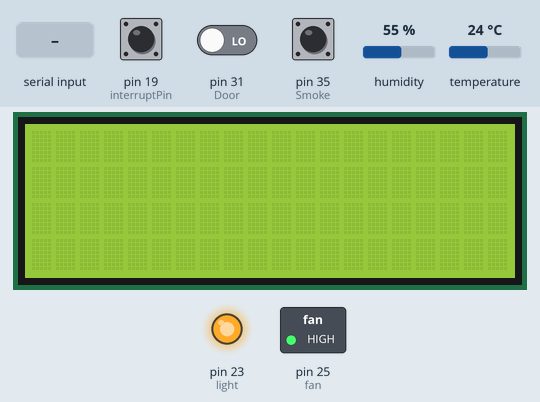
Recording of a sketch running on a simulated Arduino Mega 2560, built with avr-gcc and run on an emulated ATmega2560. On the bench: 20×4 character LCD, switched loads named in the sketch (green lamp = pin HIGH), output pins drawn as LEDs (lit = HIGH). The inputs (shaded band) are chosen by the test bench; at power-on: pin 19 (interruptPin) HIGH, pin 31 (Door) LOW, pin 35 (Smoke) LOW, humidity 55 %, temperature 24 °C. The modem accepts every AT command (registered, SIM ready, sends succeed) and sends nothing else; what the sketch prints to the serial monitor is not drawn.

Above: at 13.7 s.
13.8 s: "light\n" received over the second serial link
At 22.4 s:
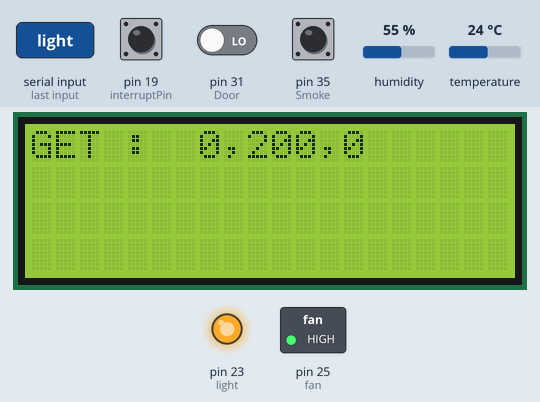
At 26.0 s:
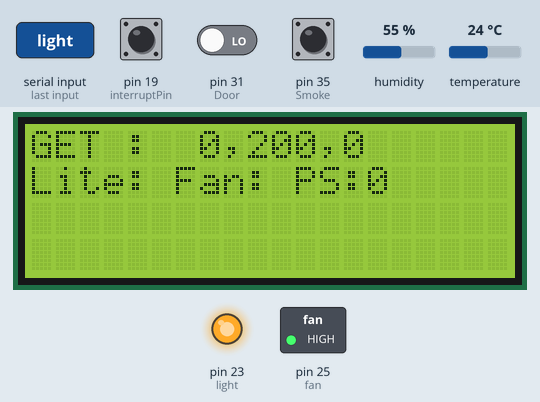
Timing chart, 0 to 27.5 s (numbered marks = the images above; inputs shaded):
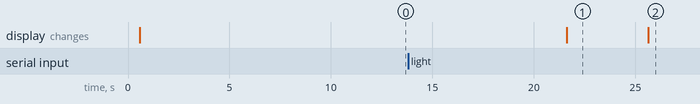

Measured:
- what the display in image 1 shows lasts 4.0 s, from 21.6 s to 25.6 s

The sketch:

SensorRead.ino.ino
```cpp
#include <SoftwareSerial.h>
#include <String.h>
#include <DHT.h>
#include <LiquidCrystal_I2C.h>

#define BUFFSIZ 90
#define I2C_ADDR 0x27 // <<- Add your address here.
#define Rs_pin 0
#define Rw_pin 1
#define En_pin 2
#define BACKLIGHT_PIN 3
#define D4_pin 4
#define D5_pin 5
#define D6_pin 6
#define D7_pin 7
LiquidCrystal_I2C lcd(I2C_ADDR,En_pin,Rw_pin,Rs_pin,D4_pin,D5_pin,D6_pin,D7_pin);

char buffer[BUFFSIZ];
char buffidx;
int retry = 5;
int value;
int dLine[30];
int sendCommand(char* command, char* resp, int delayTime=500, int reps=5, int numData=2);
boolean config = false;
boolean power = false;
SoftwareSerial mySerial(10, 3);
//Constants
#define DHTPIN 33     // what pin we're connected to
#define DHTTYPE DHT22   // DHT 22  (AM2302)
DHT dht(DHTPIN, DHTTYPE); //// Initialize DHT sensor for normal 16mhz Arduino


const byte interruptPin=19;
volatile byte panicState = 0;
 String deviceLightStatus="";
 String deviceFanStatus="";

void setup()
{


  pinMode(23, OUTPUT);//light
  pinMode(25, OUTPUT);//fan

  pinMode(31, INPUT);//Door
  pinMode(33, INPUT);//Temp

  pinMode(35, INPUT);//Smoke
  pinMode(interruptPin,INPUT_PULLUP);
  attachInterrupt(digitalPinToInterrupt(interruptPin),storePanicState,LOW );

 mySerial.begin(19200); // the GPRS baud rate
 Serial.begin(9600); // the GPRS baud rate
 delay(500);
 digitalWrite(23, HIGH);
 digitalWrite(25, HIGH);
 dht.begin();

lcd.begin (20,4); // <<-- our LCD is a 20x4, change for your LCD if needed
// LCD Backlight ON
lcd.setBacklightPin(BACKLIGHT_PIN,POSITIVE);
lcd.setBacklight(HIGH);
lcd.home (); // go home on LCD

 initializeHttp();
}

void storePanicState(){
  panicState=1;
}
void initializeHttp(){
   powerOn();
 mySerial.println("AT+CSQ");
 delay(100);
 showSerialData();// this code is to show the data from gprs shield,
 //in order to easily see the process of
 //how the gprs shield submit a http request, and the following is for this purpose too.
 mySerial.println("AT+CGATT?");
 delay(100);
 showSerialData();
 mySerial.println("AT+SAPBR=3,1,\"CONTYPE\",\"GPRS\"");//setting the SAPBR, the connection
 //type is using gprs
 delay(1000);
 showSerialData();

 mySerial.println("AT+SAPBR=3,1,\"APN\",\"live.vodafone.com\"");//setting the APN, the second need you fill in your local apn server
 //the second need you fill in your local apn server
 delay(4000);
 showSerialData();
 mySerial.println("AT+SAPBR=1,1");//setting the SAPBR, for detail you can refer to
 //the AT command mamual
 delay(2000);
 showSerialData();
 mySerial.println("AT+HTTPINIT"); //init the HTTP request
 delay(4000);
 showSerialData();

}

void loop()
{
    submitHttpRequest();
}

void parseGetRequests(){
String responseStr = "";
while (mySerial.available() !=0) {
    char in = mySerial.read();
     responseStr=responseStr+String(in);
}

  if(responseStr.indexOf("light")>0){
     int startIndexOfLight=responseStr.indexOf("light")+6;
     int endIndexOfLight=startIndexOfLight+1;
     deviceLightStatus = responseStr.substring(startIndexOfLight, endIndexOfLight);
     int lightSensor=deviceLightStatus.toInt();

     if(lightSensor==1){
      digitalWrite(23, LOW);
     }else{
      digitalWrite(23, HIGH);
     }
     Serial.println("Light status is "+deviceLightStatus);
  }
  if(responseStr.indexOf("fan")>0){
    int startIndexOfFan=responseStr.indexOf("fan")+4;
    int endIndexOfFan=startIndexOfFan+1;
    deviceFanStatus = responseStr.substring(startIndexOfFan, endIndexOfFan);
    int fanSensor=deviceFanStatus.toInt();
    if(fanSensor==1){
      digitalWrite(25, LOW);
     }else{
      digitalWrite(25, HIGH);
     }
    Serial.println("Fan status is "+deviceFanStatus);
  }

}

void submitHttpRequest()
{
              float tempreatureSensorData = dht.readTemperature();
              String stringTemp=String(tempreatureSensorData,2);

              float humiditySensorData = dht.readHumidity();;
              String stringHum=String(humiditySensorData,2);

              int doorSensorData = digitalRead(31);
              String stringDoor=String((doorSensorData)==1?0:1);// we are inverting bcozdoor sensor is programmed opposite //shrug

              int smokeSensorData = digitalRead(35);
              String stringSmoke=String((smokeSensorData)==1?0:1);// we are inverting bcoz smoke sensor is programmed opposite //shrug

              byte panicSensorData=panicState;
              String devicePanicStatus=String(panicSensorData);


            //this is for actuating the command

             mySerial.println("AT+HTTPPARA=\"URL\",\"http://139.59.249.126:4242/getrequests\"");// setting the httppara,
             delay(4000);
             showSerialData();
             mySerial.println("AT+HTTPACTION=0");//submit the request
             delay(5000);//the delay is very important, the delay time is base on the return from the website,
             //if the return datas are very large, the time required longer.
//             showSerialData();


             String getResponse="";
             while(mySerial.available()!=0){
              char in = mySerial.read();
                 getResponse=getResponse+String(in);
             }
             int startIndexOfGet=getResponse.indexOf("HTTPACTION:")+11;
            int endIndexOfGet=startIndexOfGet+8;
             getResponse = getResponse.substring(startIndexOfGet, endIndexOfGet);
//              //Serial.println("GET RESPONSE IS: "+getResponse);
              lcd.clear();
             lcd.setCursor (0,0); // go to start of 3rd line
             lcd.print("GET : "+getResponse);


             mySerial.println("AT+HTTPREAD");// read the data from the website you access
             delay(4000);
             parseGetRequests();

            //once new API will come
             Serial.println("Before Panic status is "+devicePanicStatus);
             lcd.setCursor (0,1); // go to start of 2nd line
            lcd.print("Lite:"+deviceLightStatus+" Fan:"+deviceFanStatus+" PS:" +devicePanicStatus);
             mySerial.println("AT+HTTPPARA=\"URL\",\"http://139.59.249.126:4242/setstatuses?temperature="+stringTemp+"&humidity="+stringHum+"&door="+stringDoor+"&smoke="+stringSmoke+"&fan="+deviceFanStatus+"&light="+deviceLightStatus+"&panic="+devicePanicStatus+"\"");
              //the second parameter is the website you want to access
              panicState = 0; // resetting the panic button back to low, as alert is sent.
             delay(1000);
             showSerialData();
             mySerial.println("AT+HTTPACTION=0");//submit the request
             delay(5000);//the delay is very important, the delay time is base on the return from the website,
//             showSerialData();


             String setResponse="";
             while(mySerial.available()!=0){
              char in = mySerial.read();
                 setResponse=setResponse+String(in);
             }
             int startIndexOfSet=setResponse.indexOf("HTTPACTION:")+11;
            int endIndexOfSet=startIndexOfSet+8;
             setResponse = setResponse.substring(startIndexOfSet, endIndexOfSet);
              Serial.println("SET RESPONSE IS: "+setResponse);
             lcd.setCursor (0,2); // go to start of 3rd line
             lcd.print("SET : "+setResponse);


            lcd.setCursor (0,3); // go to start of 3rd line
             lcd.print("T:"+stringTemp+"H:"+stringHum +"D:"+stringDoor+ "S:"+stringSmoke);


             mySerial.println("AT+HTTPREAD");// read the data from the website you access
             delay(1000);
//             showSerialData();
             Serial.println("after Panic status is "+devicePanicStatus);


}

void showSerialData()
{
 while(mySerial.available()!=0)
  Serial.write(mySerial.read());

}

void powerOn(){
 if(sendCommand("AT","OK",500,1) !=1){
 Serial.println("Powering On...");
 pinMode(7, OUTPUT);
 digitalWrite(7,LOW);
 delay(1000);
 digitalWrite(7,HIGH);
 delay(2000);
 digitalWrite(7,LOW);
 delay(10000);
 //delay(15500);
 if(sendCommand("AT+CREG?","+CREG: 0,1",500,10,10)==1){
 Serial.println("REGISTERED");
 Serial.print(".");
 }
 power = true;
 }
 else{
 Serial.println("ALREADY ON");
 power = true;
 }
}
void powerOff(){
 delay(1000);
 pinMode(7, OUTPUT);
 digitalWrite(7,LOW);
 delay(1000);
 digitalWrite(7,HIGH);
 delay(2500);
 digitalWrite(7,LOW);
 power = false;
}
int sendCommand(char* command, char* resp, int delayTime, int reps, int numData){
 int returnVal;
 //delay(100);
 for(int i=0;i<reps;i++){
 if (i > 0) delay(500);
 mySerial.flush();
 delay(100);
 mySerial.println(command);
 delay(100);
 Serial.print(command);
 Serial.print(": ");
 //delay(10);
 delay(delayTime);

 long previousMillis = millis();
 //unsigned long currentMillis;
 while(mySerial.available()) {
 readline();
 //Serial.println("AFTER READLINE");
 if (strncmp(buffer, resp,numData) == 0) {
 Serial.println(buffer);
 return 1;
 }
 }
 Serial.print("FAILED");
 Serial.println(buffer);
 }
 return 0;
}
void readline() {
 memset(buffer,0,sizeof(buffer));
 char c;
 int i =0;
 buffidx = 0; // start at begninning
 //Serial.println("BEFORE READLINE");
 long previousMillis = millis();
 while (1) {
 unsigned long currentMillis = millis();
 if(currentMillis - previousMillis > 20000) {
 Serial.println("TIMEOUT");
 return;
 }
 delay(2);
 c=mySerial.read();
 //Serial.print(buffidx);
 if (c == -1)
 continue;
 if (c == '\n')
 continue;
 if ((buffidx == BUFFSIZ-1) || (c == '\r')) {
 buffer[buffidx] = 0;
 return;
 }
 buffer[buffidx++]= c;
 delay(2);
 }
}
void setupCommands(){
 sendCommand("AT&F","OK");
 sendCommand("ATE0","OK");
 sendCommand("AT+CLIP=1","OK");
 sendCommand("AT+CMEE=0","OK");
 sendCommand("AT+CIPSHUT","SHUT");
}
```
